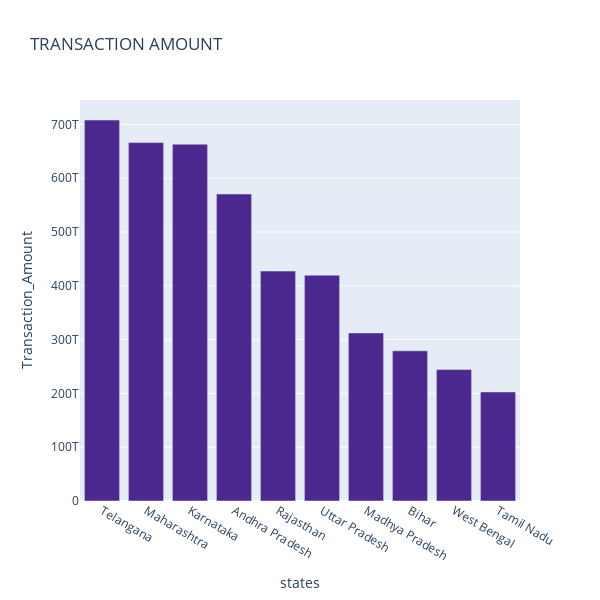
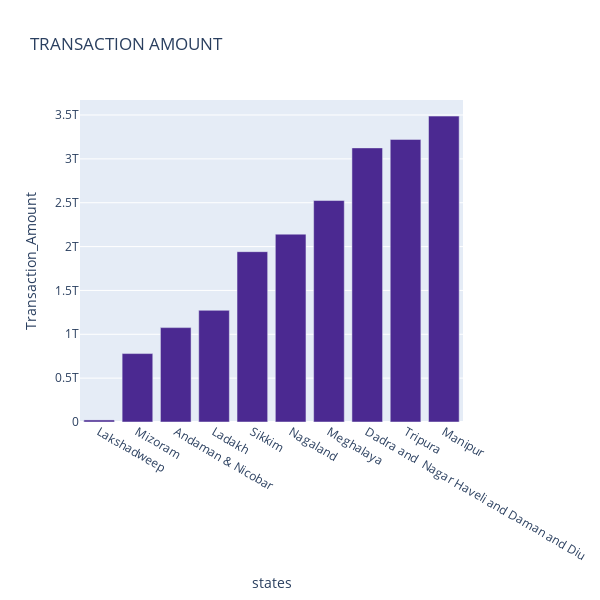
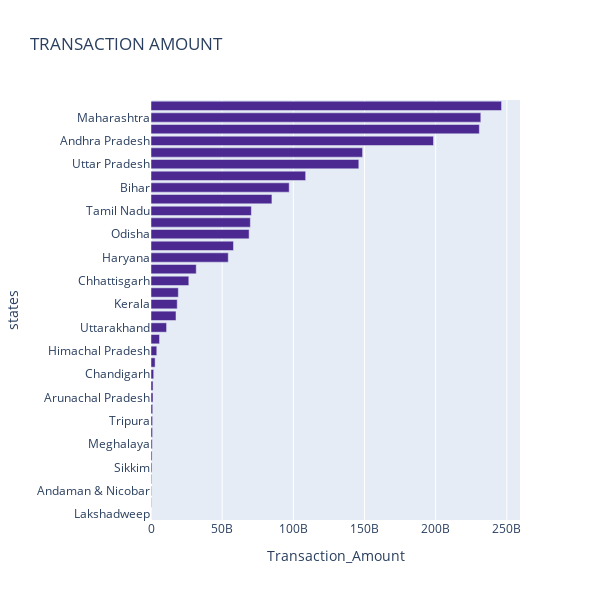

Notebook cell for these charts, in order:
### Code cell
top_chart_transaction_amount("aggregated_transaction")

### Figure 1 — Plotly figure (JSON) as saved in the notebook; plotly's stock layout.template omitted (floating-point values rounded to 4 significant figures)
{"data": [{"alignmentgroup": "True", "hovertemplate": "<b>%{hovertext}</b><br><br>states=%{x}<br>Transaction_Amount=%{y}<extra></extra>", "hovertext": ["Telangana", "Maharashtra", "Karnataka", "Andhra Pradesh", "Rajasthan", "Uttar Pradesh", "Madhya Pradesh", "Bihar", "West Bengal", "Tamil Nadu"], "legendgroup": "", "marker": {"color": "rgb(75, 41, 145)", "pattern": {"shape": ""}}, "name": "", "offsetgroup": "", "orientation": "v", "showlegend": false, "textposition": "auto", "type": "bar", "x": ["Telangana", "Maharashtra", "Karnataka", "Andhra Pradesh", "Rajasthan", "Uttar Pradesh", "Madhya Pradesh", "Bihar", "West Bengal", "Tamil Nadu"], "xaxis": "x", "y": [708033050749273, 666142312551165, 663197288098160, 570595427741038, 427359180643621, 419736363234243, 312367874873529, 279111781106514, 244238763690807, 202691074254211], "yaxis": "y"}], "layout": {"barmode": "relative", "height": 600, "legend": {"tracegroupgap": 0}, "title": {"text": "TRANSACTION AMOUNT"}, "width": 600, "xaxis": {"anchor": "y", "domain": [0, 1], "title": {"text": "states"}}, "yaxis": {"anchor": "x", "domain": [0, 1], "title": {"text": "Transaction_Amount"}}}}

### Figure 2 — Plotly figure (JSON) as saved in the notebook; plotly's stock layout.template omitted (floating-point values rounded to 4 significant figures)
{"data": [{"alignmentgroup": "True", "hovertemplate": "<b>%{hovertext}</b><br><br>states=%{x}<br>Transaction_Amount=%{y}<extra></extra>", "hovertext": ["Lakshadweep", "Mizoram", "Andaman & Nicobar", "Ladakh", "Sikkim", "Nagaland", "Meghalaya", "Dadra and  Nagar Haveli and Daman and Diu", "Tripura", "Manipur"], "legendgroup": "", "marker": {"color": "rgb(75, 41, 145)", "pattern": {"shape": ""}}, "name": "", "offsetgroup": "", "orientation": "v", "showlegend": false, "textposition": "auto", "type": "bar", "x": ["Lakshadweep", "Mizoram", "Andaman & Nicobar", "Ladakh", "Sikkim", "Nagaland", "Meghalaya", "Dadra and  Nagar Haveli and Daman and Diu", "Tripura", "Manipur"], "xaxis": "x", "y": [23527692956, 780127216122, 1076098309943, 1273317015809, 1942072926383, 2141421090745, 2524972268655, 3125263263442, 3222006195677, 3487591403573], "yaxis": "y"}], "layout": {"barmode": "relative", "height": 600, "legend": {"tracegroupgap": 0}, "title": {"text": "TRANSACTION AMOUNT"}, "width": 600, "xaxis": {"anchor": "y", "domain": [0, 1], "title": {"text": "states"}}, "yaxis": {"anchor": "x", "domain": [0, 1], "title": {"text": "Transaction_Amount"}}}}

### Figure 3 — Plotly figure (JSON) as saved in the notebook; plotly's stock layout.template omitted (floating-point values rounded to 4 significant figures)
{"data": [{"alignmentgroup": "True", "hovertemplate": "<b>%{hovertext}</b><br><br>Transaction_Amount=%{x}<br>states=%{y}<extra></extra>", "hovertext": ["Lakshadweep", "Mizoram", "Andaman & Nicobar", "Ladakh", "Sikkim", "Nagaland", "Meghalaya", "Dadra and  Nagar Haveli and Daman and Diu", "Tripura", "Manipur", "Arunachal Pradesh", "Puducherry", "Chandigarh", "Goa", "Himachal Pradesh", "Jammu & Kashmir", "Uttarakhand", "Punjab", "Kerala", "Assam", "Chhattisgarh", "Jharkhand", "Haryana", "Gujarat", "Odisha", "Delhi", "Tamil Nadu", "West Bengal", "Bihar", "Madhya Pradesh", "Uttar Pradesh", "Rajasthan", "Andhra Pradesh", "Karnataka", "Maharashtra", "Telangana"], "legendgroup": "", "marker": {"color": "rgb(75, 41, 145)", "pattern": {"shape": ""}}, "name": "", "offsetgroup": "", "orientation": "h", "showlegend": false, "textposition": "auto", "type": "bar", "x": [8596000.0, 271300000.0, 374300000.0, 442900000.0, 675500000.0, 744800000.0, 878300000.0, 1087000000.0, 1121000000.0, 1213000000.0, 1424000000.0, 1437000000.0, 1885000000.0, 2889000000.0, 4059000000.0, 6002000000.0, 10940000000.0, 17550000000.0, 18420000000.0, 19190000000.0, 26560000000.0, 31780000000.0, 54280000000.0, 57940000000.0, 68930000000.0, 69800000000.0, 70500000000.0, 84950000000.0, 97080000000.0, 108600000000.0, 146000000000.0, 148600000000.0, 198500000000.0, 230700000000.0, 231700000000.0, 246300000000.0], "xaxis": "x", "y": ["Lakshadweep", "Mizoram", "Andaman & Nicobar", "Ladakh", "Sikkim", "Nagaland", "Meghalaya", "Dadra and  Nagar Haveli and Daman and Diu", "Tripura", "Manipur", "Arunachal Pradesh", "Puducherry", "Chandigarh", "Goa", "Himachal Pradesh", "Jammu & Kashmir", "Uttarakhand", "Punjab", "Kerala", "Assam", "Chhattisgarh", "Jharkhand", "Haryana", "Gujarat", "Odisha", "Delhi", "Tamil Nadu", "West Bengal", "Bihar", "Madhya Pradesh", "Uttar Pradesh", "Rajasthan", "Andhra Pradesh", "Karnataka", "Maharashtra", "Telangana"], "yaxis": "y"}], "layout": {"barmode": "relative", "height": 600, "legend": {"tracegroupgap": 0}, "title": {"text": "TRANSACTION AMOUNT"}, "width": 600, "xaxis": {"anchor": "y", "domain": [0, 1], "title": {"text": "Transaction_Amount"}}, "yaxis": {"anchor": "x", "domain": [0, 1], "title": {"text": "states"}}}}
